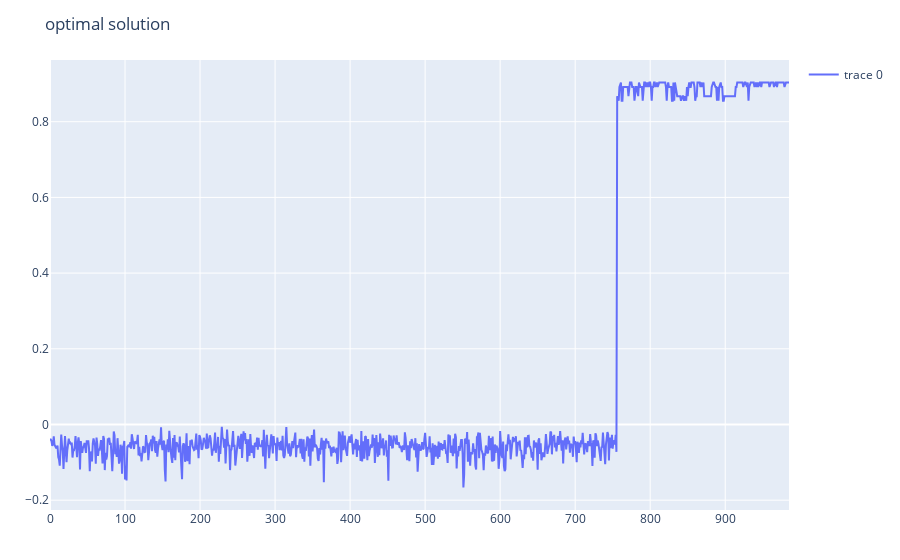

Notebook source saved alongside this figure:
### Code cell
instances = readFileSat(A1)
ax=[]
profit, absolute, y, y_best, steps = sa(instances[1], 200, 0.01)
# desc = string(t)*", "*string(tf)*", "*string(i)*", "*string(c)
push!(ax, scatter(y=y, mode="lines"))#, name=desc))
# push!(ax, scatter(y=y_best, mode="markers"))
println(profit, absolute)
p = plot([p for p in ax], Layout(title="optimal solution ", showlegend=true))

### Figure 1 — Plotly figure (JSON) as saved in the notebook; plotly's stock layout.template omitted (floating-point values rounded to 4 significant figures; data arrays with more than 128 entries replaced by an {"elided": "..."} marker saying what was removed)
{"data": [{"mode": "lines", "type": "scatter", "y": {"elided": "986 float values"}}], "layout": {"margin": {"b": 50, "l": 50, "r": 50, "t": 60}, "showlegend": true, "title": "optimal solution "}}
